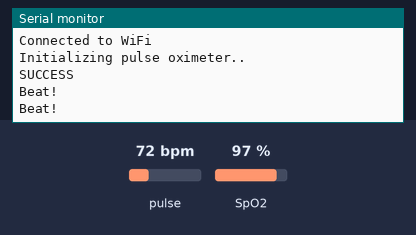
Simulated run of this sketch. Board: ESP32. On the bench: the last lines printed to the serial monitor. Inputs (shaded band) come from the test bench; at power-on: pulse 72 bpm, SpO2 97 %. WiFi joins after 1.5 s; servers stay silent unless stated; no MQTT or app messages arrive unless stated.

Above: at 3.2 s.
3.3 s: pulse set to 42 bpm
At 5.0 s:
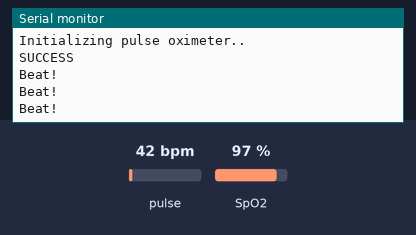
11.5 s: SpO2 set to 80 %
At 12.2 s:
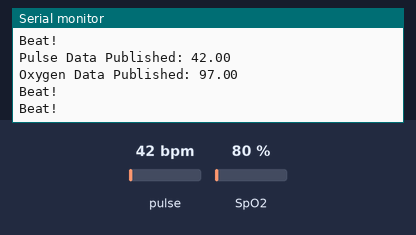
13.0 s: pulse set to 70 bpm
At 20.28 s:
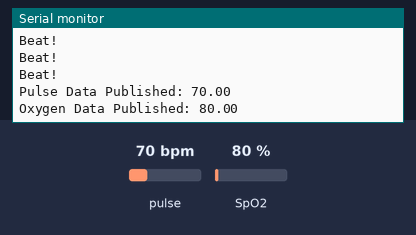

The sketch:

mqtt.ino
```cpp
#include <Wire.h>
#include "MAX30100_PulseOximeter.h"
#include <WiFi.h>
#include <Adafruit_MQTT.h>
#include <Adafruit_MQTT_Client.h>

#define REPORTING_PERIOD_MS     10000 // Reporting every 10 seconds

PulseOximeter pox;
uint32_t tsLastReport = 0;

// Wi-Fi credentials
const char* ssid = "realme 6i";
const char* password = "12345678";

// Adafruit IO credentials
#define AIO_SERVER      "io.adafruit.com"
#define AIO_SERVERPORT  1883
#define AIO_USERNAME    "adisharma1400"
#define AIO_KEY         "key"

// Create an MQTT client
WiFiClient client;
Adafruit_MQTT_Client mqtt(&client, AIO_SERVER, AIO_SERVERPORT, AIO_USERNAME, AIO_KEY);

// Create an MQTT feed
Adafruit_MQTT_Publish pulseFeed = Adafruit_MQTT_Publish(&mqtt, AIO_USERNAME "/feeds/pulse");
Adafruit_MQTT_Publish oxygenFeed = Adafruit_MQTT_Publish(&mqtt, AIO_USERNAME "/feeds/oxygen");

void onBeatDetected() {
    Serial.println("Beat!");
}

void setup() {
    Serial.begin(115200);

    // Connect to Wi-Fi
    WiFi.begin(ssid, password);
    while (WiFi.status() != WL_CONNECTED) {
        delay(1000);
        Serial.println("Connecting to WiFi...");
    }
    Serial.println("Connected to WiFi");

    // Initialize MQTT connection
    mqtt.connect();

    Serial.println("Initializing pulse oximeter..");

    // Initialize sensor
    if (!pox.begin()) {
        Serial.println("FAILED");
        for(;;);
    } else {
        Serial.println("SUCCESS");
    }

    // Configure sensor to use 7.6mA for LED drive
    pox.setIRLedCurrent(MAX30100_LED_CURR_7_6MA);

    // Register a callback routine
    pox.setOnBeatDetectedCallback(onBeatDetected);
}

void loop() {
    pox.update();

    if (millis() - tsLastReport > REPORTING_PERIOD_MS) {
        if (pox.getHeartRate() != 0.0 && pox.getSpO2() != 0.0) {
            // If valid data is available, publish to Adafruit IO
            publishData(pox.getHeartRate(), pox.getSpO2());
        } else {
            Serial.println("Invalid data received. Skipping...");
        }

        tsLastReport = millis();
    }
}

void publishData(float pulse, float oxygen) {
    // Publish pulse data
    if (pulseFeed.publish(pulse)) {
        Serial.println("Pulse Data Published: " + String(pulse));
    } else {
        Serial.println("Failed to Publish Pulse Data");
    }

    // Publish oxygen data
    if (oxygenFeed.publish(oxygen)) {
        Serial.println("Oxygen Data Published: " + String(oxygen));
    } else {
        Serial.println("Failed to Publish Oxygen Data");
    }
}
```

Measured:
- after the input at 13.0 s, the serial monitor: prints a new line after 7.0 s (image 3)
